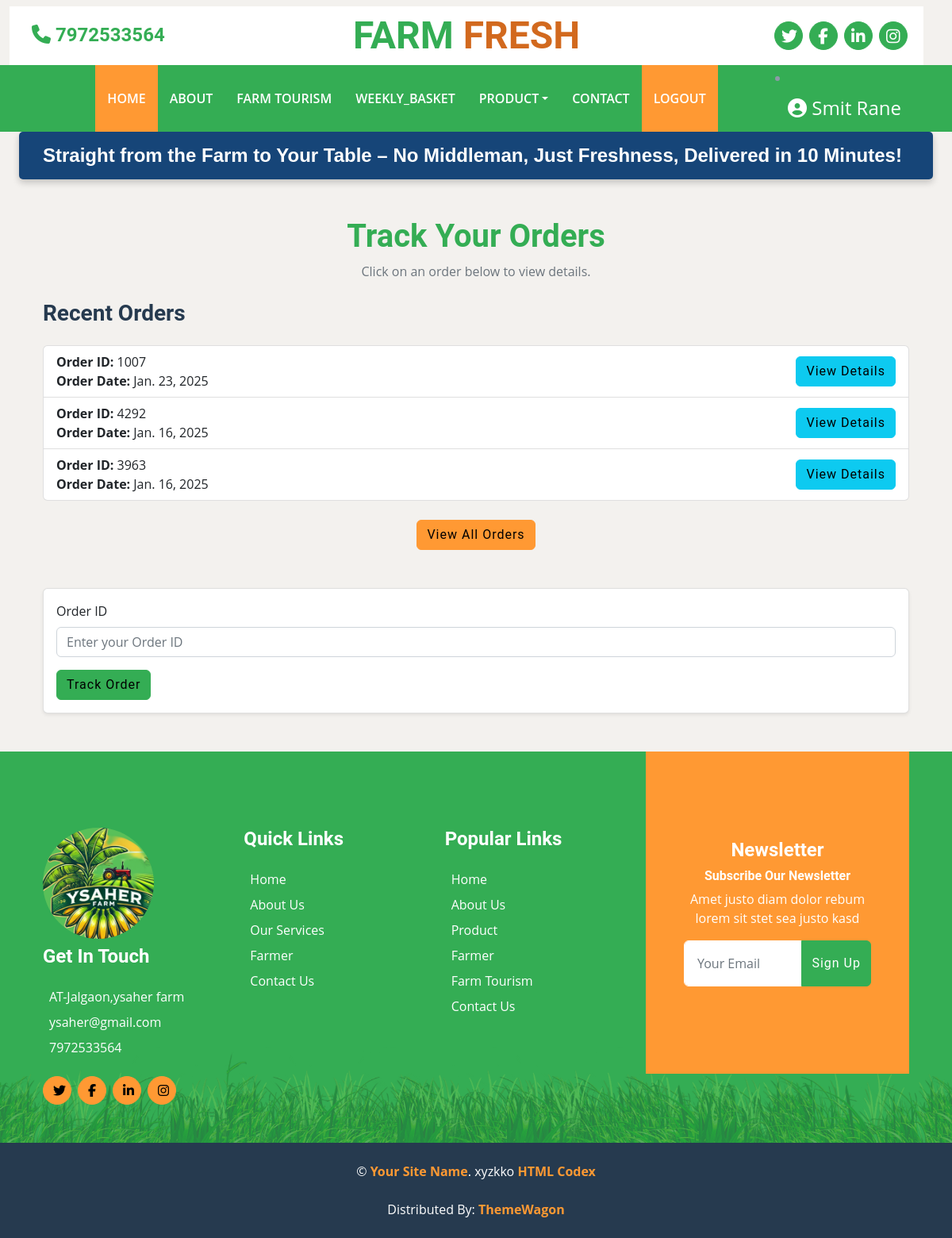
Screenshot of /track_order/ (signed in) with the database file from the repository.
### account/models.py (models this page shows, shortened)
class CustomUser(AbstractUser):
    contact=models.CharField(max_length=10,blank=True,null=True)
    groups=models.ManyToManyField('auth.Group', related_name='account_user_set',blank=True)
    user_permissions=models.ManyToManyField('auth.Permission', related_name='account_user_permission_set',blank=True)
    class Meta:
        indexes=[
            models.Index(fields=['username']),
            models.Index(fields=['email'])
        ]

### product/models.py (models this page shows)
class Order(models.Model):
    order_id = models.CharField(max_length=50,primary_key=True)
    customer = models.ForeignKey(Customer,on_delete=models.CASCADE)
    order_date = models.DateField(auto_now_add=True)
    shipping_address = models.ForeignKey(ShippingAddress,on_delete=models.SET_NULL, null=True, blank=True)
    payment_status = models.CharField(max_length=20,choices=(('paid','Paid'),('unpaid','Unpaid')),default='unpaid')
    order_status = models.CharField(max_length=20,choices=(('pending','Pending'),('shipped','Shipped'),('delivered','Delivered')),default='pending')
    order_amount= models.DecimalField(max_digits=10,decimal_places=2)

### account/views.py (the view, shortened to what this page needs)
# urls.py: path('track_order/',views.track_order,name='track_order'),
@login_required
def track_order(request):
    orders = Order.objects.filter(customer=request.user).order_by('-order_date')[:3]
    all_orders = Order.objects.filter(customer=request.user).order_by('-order_date')
    return render(request, 'track_order.html',{'orders': orders, 'all_orders': all_orders})

### templates/track_order.html (shortened to what this page needs)
{% extends "base.html" %}
{% block content %}
<div class="container my-5">
    <div class="text-center mb-4">
        <h1 class="text-primary">Track Your Orders</h1>
        <p class="text-muted">Click on an order below to view details.</p>
    </div>
    <h3 class="mb-4">Recent Orders</h3>
    <div class="list-group">
        {% for order in orders %}
        <div class="list-group-item d-flex justify-content-between align-items-center">
            <div>
                <strong>Order ID:</strong> {{ order.order_id }} <br>
                <strong>Order Date:</strong> {{ order.order_date }} <br>
            </div>
            <a href="{% url 'order_details' order_id=order.order_id %}" class="btn btn-info">View Details</a>
        </div>
        {% empty %}
        <p>No orders available.</p>
        {% endfor %}
    </div>
    <div class="text-center mt-4">
        <button id="view-all-button" class="btn btn-secondary">View All Orders</button>
    </div>
    <div class="card shadow-sm mt-5">
        <div class="card-body">
            <form method="POST" action="{% url 'track_order' %}">
                <div class="mb-3">
                    <label for="order_id" class="form-label">Order ID</label>
                    <input type="text" name="order_id" id="order_id" class="form-control" placeholder="Enter your Order ID" required>
                </div>
                <button type="submit" class="btn btn-primary">Track Order</button>
            </form>
        </div>
    </div>
</div>
{% endblock %}

### templates/base.html (shortened to what this page needs)
{% load static %}
<!DOCTYPE html>
<html lang="en">
<head>
    <link href="https://cdn.jsdelivr.net/npm/bootstrap@5.3.3/dist/css/bootstrap.min.css" rel="stylesheet"
>
    <link rel="stylesheet" href="{% static 'css/styles.css' %}">
    <link rel="stylesheet" href="{% static 'css/bootstrap.min.css' %}">
</head>
</head>
<body>
    {% block header %}
    <div class="container-fluid w-100 mt-2">
        <div class="row w-100 p-2 bg-white align-items-center">
            <div class="col-lg-3 col-md-4 col-12 text-center text-md-start mb-2 mb-md-0">
                <a href="{% url 'contact' %}" class="text-decoration-none">
                    <h4 class="m-2 text-primary"><i class="fa-solid fa-phone"></i> 7972533564</h4>
                </a>
            </div>
            <div class="col-lg-6 col-md-4 col-12 text-center">
                <a href="{% url 'index' %}">
                <h4 class="m-0 display-5 text-primary fw-semibold">
                    FARM <span style="color: chocolate;">FRESH</span>
                </h4>
            </a>
            </div>
            <div class="col-lg-3 col-md-4 col-12">
                <div class="d-flex align-items-center justify-content-center justify-content-md-end">
                    <a class="btn btn-primary btn-square rounded-circle me-2 p-2" href="#">
                        <i class="fab fa-twitter text-white fs-5"></i>
                    </a>
                    <a class="btn btn-primary btn-square rounded-circle me-2 p-2" href="#">
                        <i class="fab fa-facebook-f text-white fs-5"></i>
                    </a>
                    <a class="btn btn-primary btn-square rounded-circle me-2 p-2" href="#">
                        <i class="fab fa-linkedin-in text-white fs-5"></i>
                    </a>
                    <a class="btn btn-primary btn-square rounded-circle p-2" href="#">
                        <i class="fab fa-instagram text-white fs-5"></i>
                    </a>
                </div>
            </div>
        </div>
    </div>
    <nav class="navbar navbar-expand-lg bg-primary navbar-dark  py-3 py-lg-0 px-3 px-lg-5">
        <div class="collapse navbar-collapse" id="navbarCollapse">
            <div class="navbar-nav mx-auto py-0">
                <a href="{% url 'index' %}" class="nav-item nav-link active">Home</a>
                <a href="{% url 'about' %}" class="nav-item nav-link">About</a>
                <a href="{% url 'farm_tourism' %}" class="nav-item nav-link">Farm Tourism</a>
                <a href="{% url 'weekly_basket' %}" class="nav-item nav-link">weekly_Basket</a>
                <div class="nav-item dropdown">
                    <a href="{% url 'product' %}" class="nav-link dropdown-toggle">Product</a>
                </div>
                <a href="{% url 'contact' %}" class="nav-item nav-link">Contact</a>
                {% if user.is_authenticated %}
                <a href="{% url 'signout' %}" class="nav-item nav-link active">Logout</a>
                {% else %}
                <a href="{% url 'signin' %}" class="nav-item nav-link active">Login</a>
                {% endif %}
            </div>
              {% if user.is_authenticated %}
              <li class="nav-item dropdown">
                <a class="nav-link text-white fs-4 " href="#" id="userDropdown" role="button" data-bs-toggle="dropdown" aria-expanded="false">
                  <i class="fa-solid fa-circle-user text-white fs"></i>
                  {{ user.first_name|capfirst }} {{ user.last_name|capfirst }}
                </a>
              </li>
            {% endif %}
        </div>
    </nav>
    <div class="container-fluid w-100 ">
        <div class="headline w-100">
          Straight from the Farm to Your Table – No Middleman, Just Freshness, Delivered in 10 Minutes!
        </div>
      </div>
    {% endblock header %}
    {% block content %}{% endblock content %}
    {% block footer %}
    <div class="container-fluid bg-footer bg-primary text-white mt-5">
        <div class="container">
            <div class="row gx-5">
                <div class="col-lg-8 col-md-6 mt-5">
                    <div class="row gx-5">
                        <div class="col-lg-4 col-md-12 pt-5 mb-5 ">
                            <img src="{% static 'images/yash_green1.jpg' %} "
                            alt="" class=" rounded-circle" style="height: 120x; width:140px">
                            <h4 class="text-white mb-4 mt-2">Get In Touch</h4>
                            <div class="d-flex mb-2">
                                <p class="text-white mb-0">AT-Jalgaon,ysaher farm</p>
                            </div>
                            <div class="d-flex mb-2">
                                <p class="text-white mb-0">ysaher@gmail.com</p>
                            </div>
                            <div class="d-flex mb-2">
                                <p class="text-white mb-0">7972533564</p>
                            </div>
                            <div class="d-flex mt-4">
                                <a class="btn btn-secondary btn-square rounded-circle me-2" href="#"><i class="fab fa-twitter"></i></a>
                                <a class="btn btn-secondary btn-square rounded-circle me-2" href="#"><i class="fab fa-facebook-f"></i></a>
                                <a class="btn btn-secondary btn-square rounded-circle me-2" href="#"><i class="fab fa-linkedin-in"></i></a>
                                <a class="btn btn-secondary btn-square rounded-circle" href="#"><i class="fab fa-instagram"></i></a>
                            </div>
                        </div>
                        <div class="col-lg-4 col-md-12 pt-0 pt-lg-5 mb-5">
                            <h4 class="text-white mb-4">Quick Links</h4>
                            <div class="d-flex flex-column justify-content-start">
                                <a class="text-white mb-2" href="{% url 'index' %}">Home</a>
                                <a class="text-white mb-2" href="{% url 'about' %}">About Us</a>
                                <a class="text-white mb-2" href="{% url 'about' %}">Our Services</a>
                                <a class="text-white mb-2" href="{% url 'about' %}">Farmer</a>
                                <a class="text-white" href="{% url 'contact' %}">Contact Us</a>
                            </div>
                        </div>
                        <div class="col-lg-4 col-md-12 pt-0 pt-lg-5 mb-5">
                            <h4 class="text-white mb-4">Popular Links</h4>
                            <div class="d-flex flex-column justify-content-start">
                                <a class="text-white mb-2" href="{% url 'index' %}">Home</a>
                                <a class="text-white mb-2" href="{% url 'about' %}">About Us</a>
                                <a class="text-white mb-2" href="{% url 'product' %}">Product</a>
                                <a class="text-white mb-2" href="{% url 'about' %}">Farmer</a>
                                <a class="text-white mb-2" href="{% url 'farm_tourism' %}">Farm Tourism</a>
                                <a class="text-white" href="{% url 'contact' %}">Contact Us</a>
                            </div>
                        </div>
                    </div>
                </div>
                <div class="col-lg-4 col-md-6 mt-lg-n5 ">
                    <div class="d-flex flex-column align-items-center justify-content-center text-center h-75 bg-secondary p-5 mt-5">
                        <h4 class="text-white">Newsletter</h4>
                        <h6 class="text-white">Subscribe Our Newsletter</h6>
                        <p>Amet justo diam dolor rebum lorem sit stet sea justo kasd</p>
                        <form action="">
                            <div class="input-group">
                                <input type="text" class="form-control border-white p-3" placeholder="Your Email">
                                <button class="btn btn-primary"><a href="{% url 'signin' %} " class="text-white">Sign Up</a></button>
                            </div>
                        </form>
                    </div>
                </div>
            </div>
        </div>
    </div>
    <div class="container-fluid bg-dark text-white py-4">
        <div class="container text-center">
            <p class="mb-0">&copy; <a class="text-secondary fw-bold" href="#">Your Site Name</a>. xyzkko <a class="text-secondary fw-bold" href="https://htmlcodex.com">HTML Codex</a></p>
            <br>Distributed By: <a class="text-secondary fw-bold" href="https://themewagon.com" target="_blank">ThemeWagon</a>
        </div>
    </div>
    {% endblock footer %}
</body>
</html>

### static/css/styles.css (style rules this page uses)
:root { --primary: #34AD54; --secondary: #FF9933; --light: #F6FFF2; --dark: #263A4F; }
.btn { font-family: 'Roboto', sans-serif; letter-spacing: 1px; font-weight: 700; transition: .5s; }
.btn-primary, .btn-secondary { color: #FFFFFF; }
.btn-square { width: 36px; height: 36px; }
.btn-square, .btn-sm-square, .btn-lg-square { padding-left: 0; padding-right: 0; text-align: center; }
.navbar-dark .navbar-nav .nav-link { padding: 30px 15px; font-size: 16px; font-weight: 600; color: #FFFFFF; text-transform: uppercase; transition: .5s; }
.navbar-dark .navbar-nav .nav-link:hover, .navbar-dark .navbar-nav .nav-link.active { background: var(--secondary); }
.bg-footer { background: linear-gradient(rgba(52, 173, 84, .7), rgba(52, 173, 84, .7)), url('../images/footer.png') center bottom no-repeat; background-size: contain; }
@media (min-width: 991.98px) { .bg-footer { margin-top: 90px !important; } }

### templates/base.html (style rules this page uses)
body { background-color: rgb(243, 241, 238); }
.navbar-dark .navbar-nav .nav-link { padding: 30px 15px; font-size: 16px; font-weight: 600; color: #FFFFFF; text-transform: uppercase; transition: .5s; }
.navbar-dark .navbar-nav .nav-link:hover, .navbar-dark .navbar-nav .nav-link.active { background: var(--secondary); }
.headline { display: inline-block; white-space: nowrap; color: #fff; font-family: 'Raleway', sans-serif; font-weight: 700; font-size: 1.5em; padding: 12px 30px; background-color: #164578; border-radius: 5px; box-shadow: 0 4px 8px rgba(0, 0, 0, 0.2); animation: moveHeadline 20s linear infinite; }
.nav-item > .nav-link { position: relative; z-index: 1010; }

### rows the page displays
CustomUser: first_name "Smit", last_name "Rane"
Order: order_id "1007", order_date "Jan. 23, 2025"
Order: order_id "4292", order_date "Jan. 16, 2025"
Order: order_id "3963", order_date "Jan. 16, 2025"
